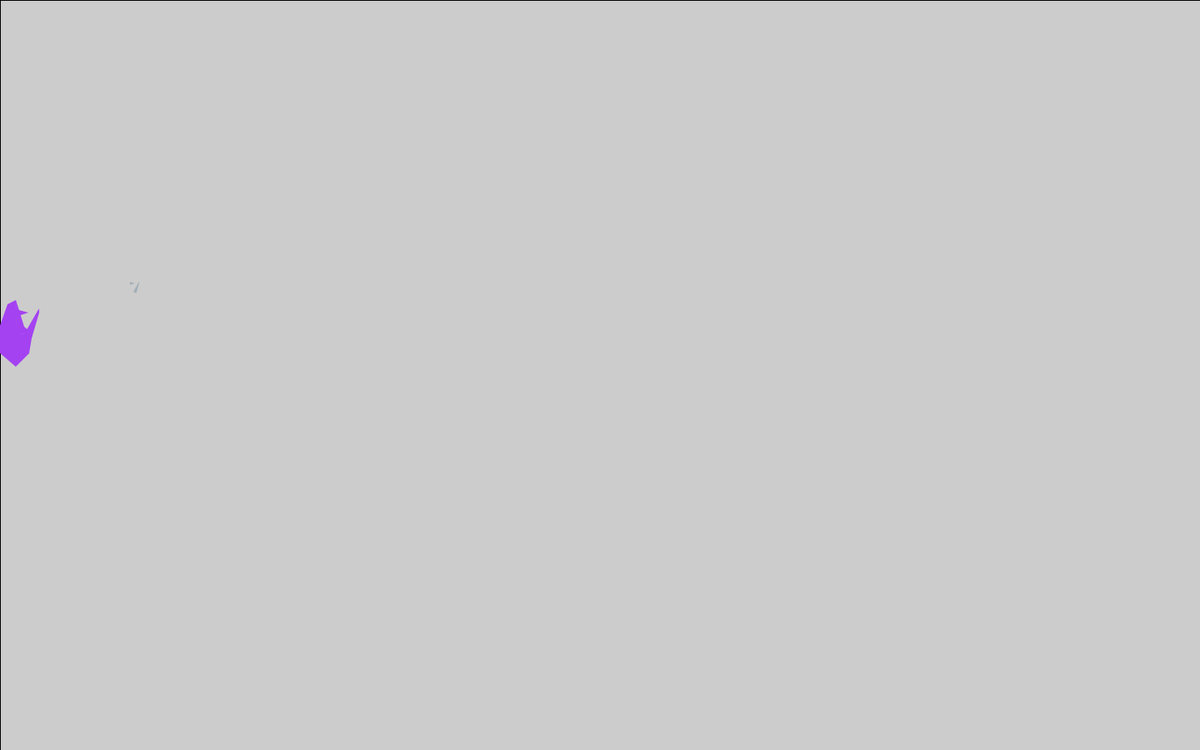
Frame 1 (no input)
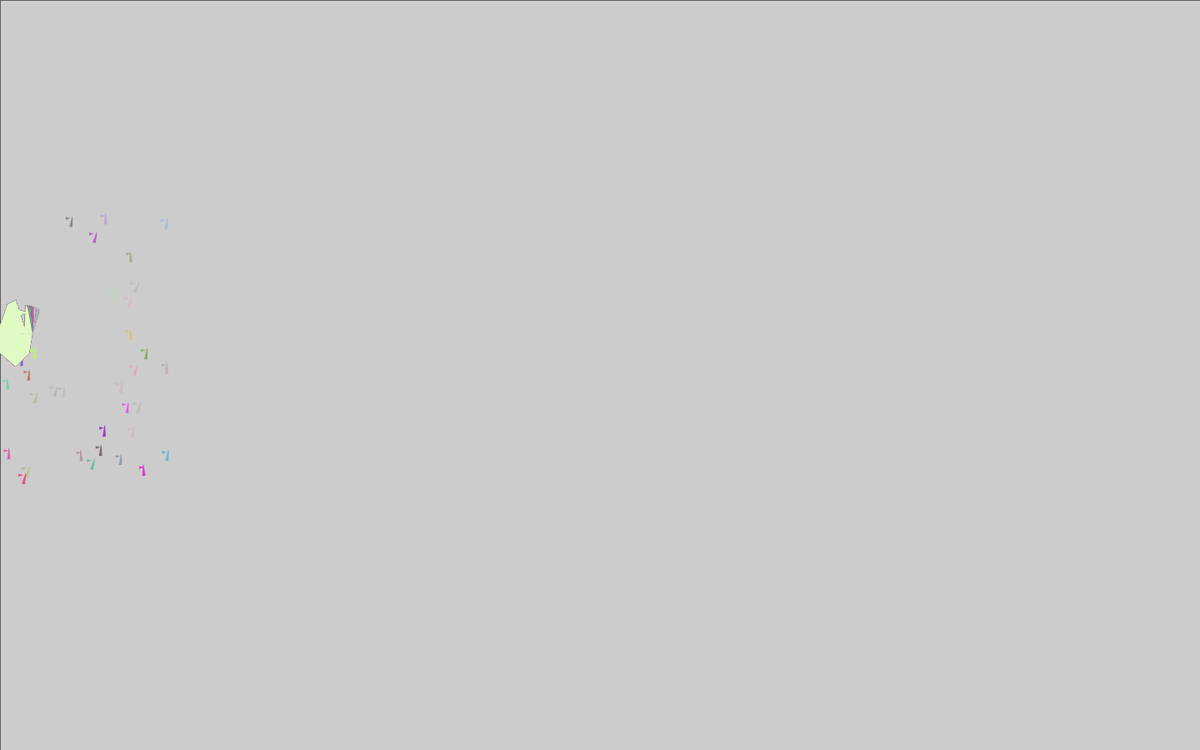
Frame 60 (the mouse pressed at the canvas centre just before this capture)
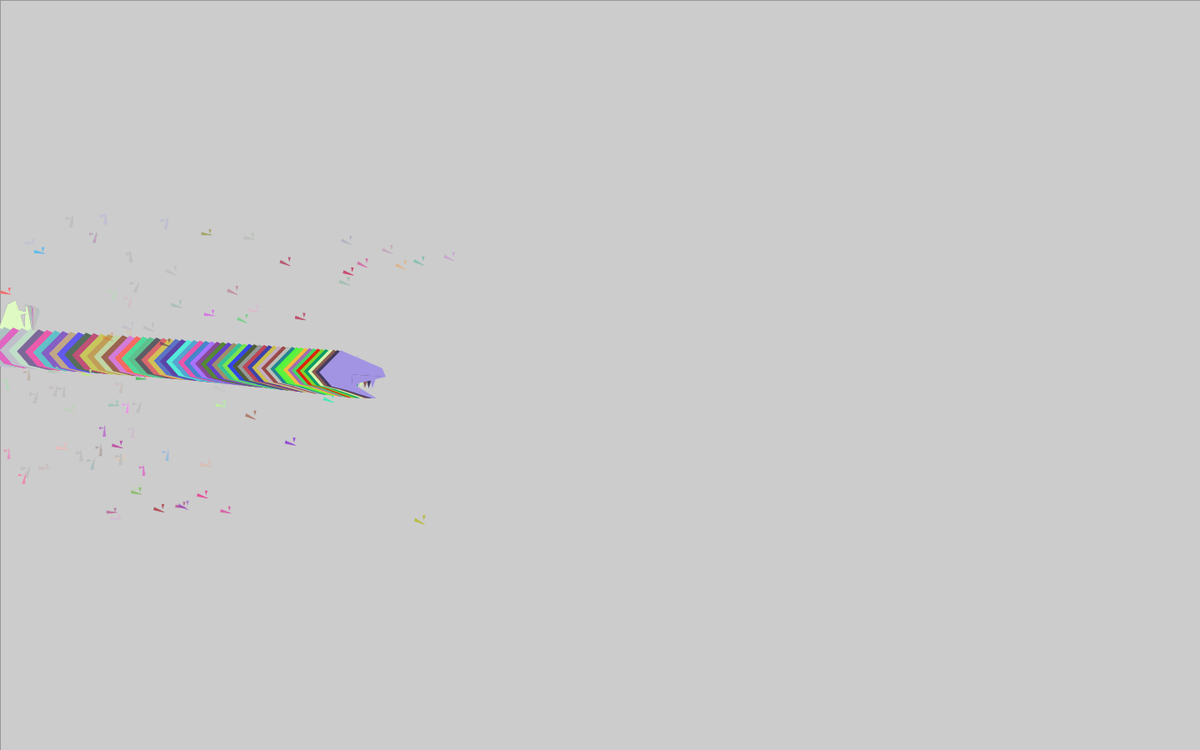
Frame 120 (the mouse held since frame 60 and released just before this capture)

The Processing sketch that drew these frames (run headless with seeded random() and noise(); from frame 60 on, the mouse is pressed at the canvas centre):

// Processing sketch: processing_94522
// ── processing_94522.pde

float x = -1;
float y = 400;
float easing = 0.015;
float angle, oldAngle = 0;

// size of snake head
int a = 40;

// to make jaw rotate
float jawAngle = -20;
float angleChange = 0.5;
int angleLimit = 8;

void setup() {
  size(1440, 900);
  smooth();
}

void draw() {  

  // make the leftout drawings dim out slowly
  fill(217, 229, 254, 2);
  rect(0, 0, width, height);
  fill(217, 229, 254);

  pushMatrix();
  angle = atan2(x-mouseX, y-mouseY);
  translate(x, y);
  rotate(-angle-HALF_PI);
  drawSnake();
  drawPetal();


  //moving jaw
  jawAngle = jawAngle + angleChange;
  // if the jaw has moved over its limit, reverse the direction
  // and set within limits
  if (jawAngle > angleLimit || jawAngle < -20) {
    angleChange = -angleChange;
    jawAngle = jawAngle + angleChange;
  }
  popMatrix();

  //to move toward mouse click
  float targetX = mouseX;
  float targetY = mouseY;
  if (mousePressed) {
    if (targetX > x && x < width - 12 || targetX < x && x > 12) {
      x += (targetX - x) * easing;
    }
    if (targetY < y && y > 12 || targetY > y && y < height - 12) {
      y += (targetY - y) * easing;
    }
  }
}

void drawPetal() {
  pushMatrix();
  scale(0.4);
  translate(-440+random(100, 1000), -500+random(100, 1000));
  fill(random(0, 255), random(0, 255), random(0, 255), random(0, 255));
  noStroke();
  triangle(-20, 20, -29, 20, -25, 35);

  // moving petal
  pushMatrix();
  translate(1, 30);
  //  translate(a/40, 3*a/4);
  rotate(radians(jawAngle));
  quad(0, 0, 0, 10, -31, 8, -35, 6);
  //  quad(0, 0, 0, a/4, -19*a/24, a/5, -7*a/8, 3*a/20);
  popMatrix();
  popMatrix();
}  

void drawSnake() {  
  scale(-1, 1);
  fill(random(0, 255), random(0, 255), random(0, 255), 255);
  noStroke();
  quad(16, -8, 0, 20, -40, 20, -35, 10);
  quad(0, 0, 16, -8, 40, 20, 0, 20);
  quad(0, 0, 40, 20, 24, 36, 0, 40);
  quad(0, 20, 0, 40, -8, 30, -40, 20);
  triangle(-20, 20, -29, 20, -25, 35);

  // moving jaw
  pushMatrix();
  translate(1, 30);
  //  translate(a/40, 3*a/4);
  rotate(radians(jawAngle));
  quad(0, 0, 0, 10, -31, 8, -35, 6);
  //  quad(0, 0, 0, a/4, -19*a/24, a/5, -7*a/8, 3*a/20);
  popMatrix();
}
